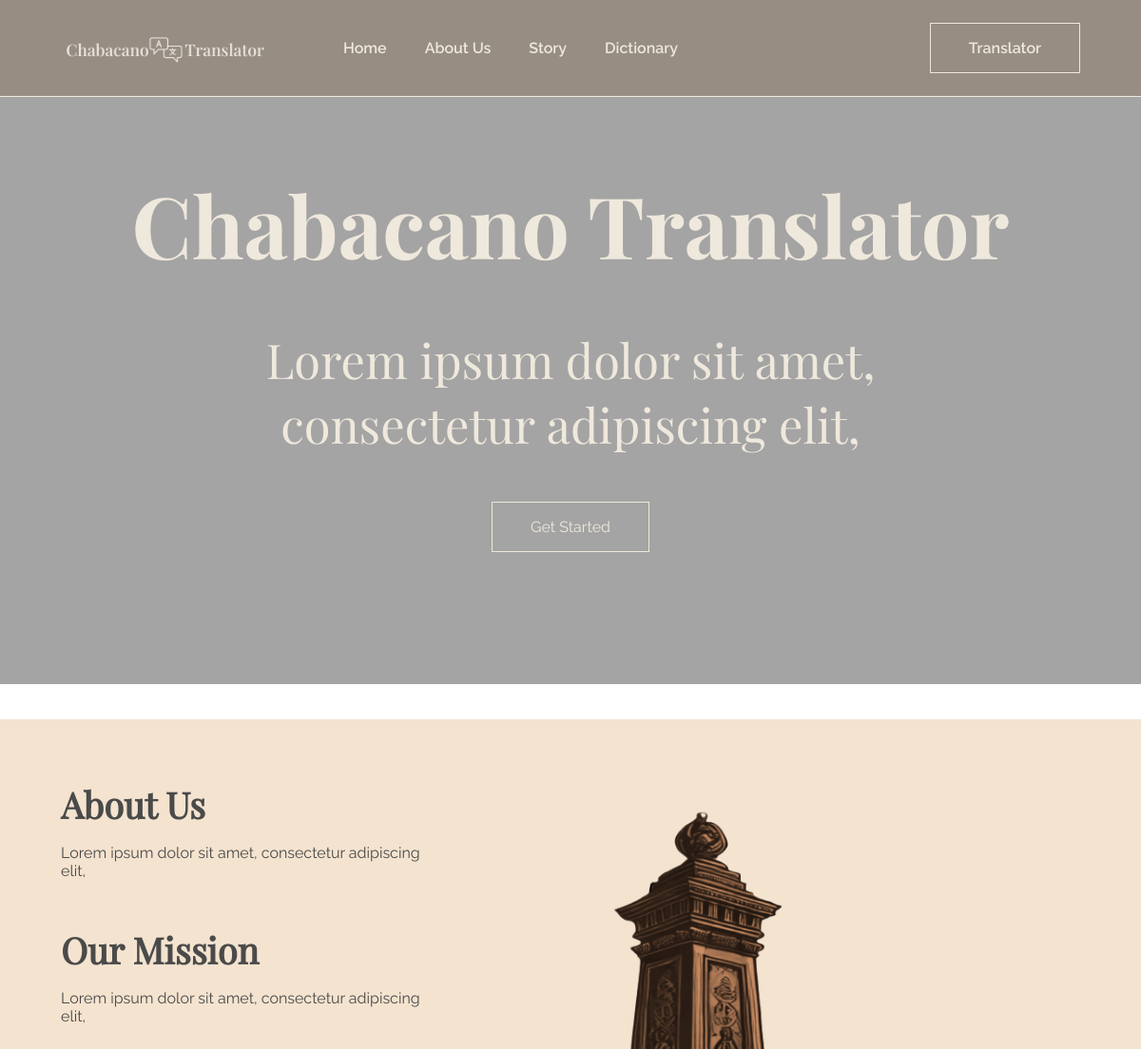
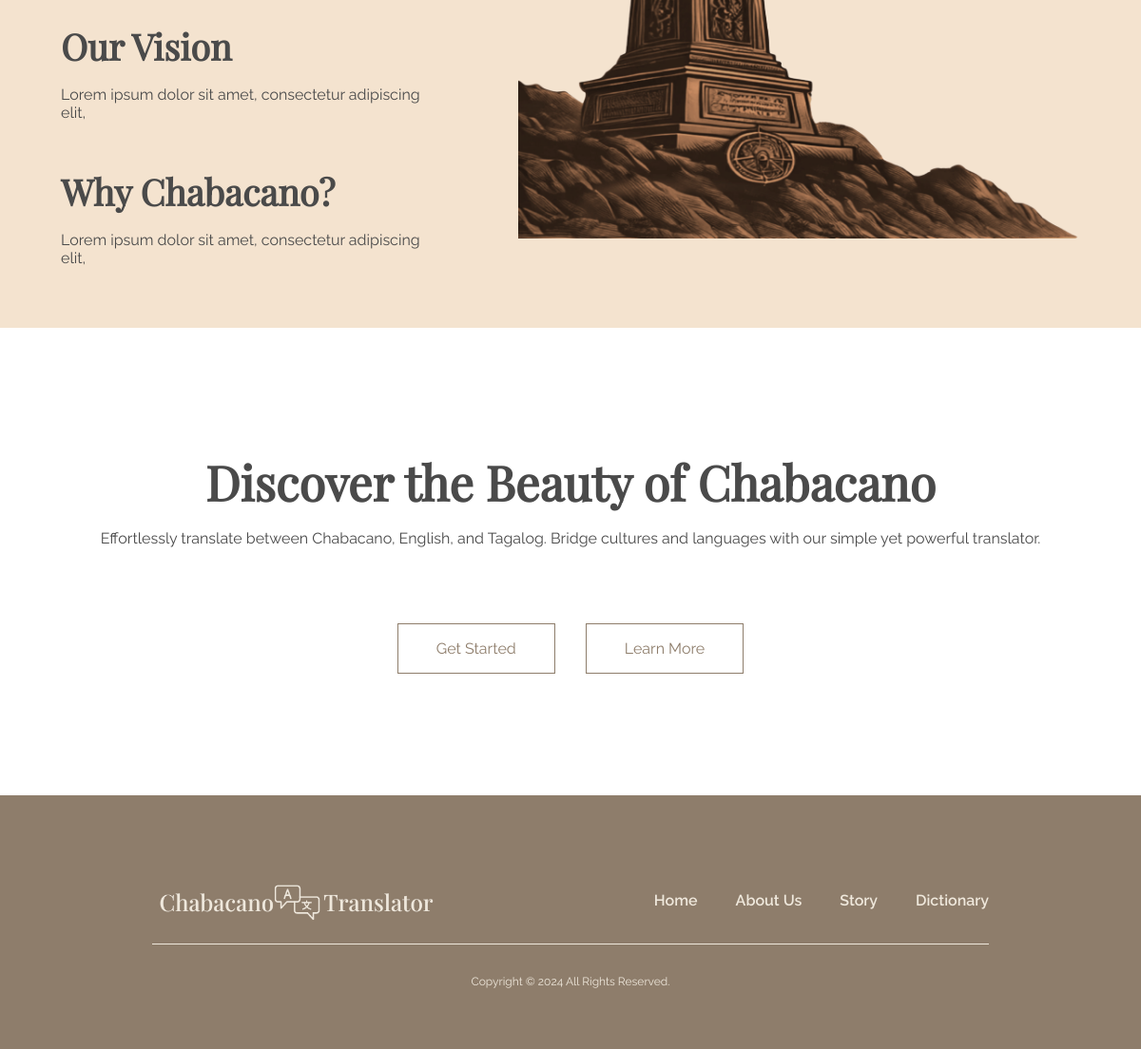
The page / on the database its author committed (2 pictures, top to bottom).
### tables this page shows
CREATE TABLE `home_page_content_tb` (
  `id` int(11) NOT NULL,
  `hero_title` varchar(255) DEFAULT NULL,
  `hero_content` text DEFAULT NULL,
  `about_us_title` varchar(255) DEFAULT NULL,
  `about_us_content` text DEFAULT NULL,
  `our_mission_title` varchar(255) DEFAULT NULL,
  `our_mission_content` text DEFAULT NULL,
  `our_vision_title` varchar(255) DEFAULT NULL,
  `our_vision_content` text DEFAULT NULL,
  `why_chabacano_title` varchar(255) DEFAULT NULL,
  `why_chabacano_content` text DEFAULT NULL,
  `created_at` timestamp NOT NULL DEFAULT current_timestamp(),
  `updated_at` timestamp NOT NULL DEFAULT current_timestamp() ON UPDATE current_timestamp()
);

### index.php (the view, shortened to what this page needs)
<?php
include __DIR__ . "/config/DBConnector.php";
$stmt = $conn->prepare("SELECT * FROM home_page_content_tb WHERE id = :id");
$stmt->execute([':id' => 1]);
$homePageContent = $stmt->fetch(PDO::FETCH_ASSOC);
?>
<!DOCTYPE html>
<html lang="en">
<head>
    <link rel="stylesheet" href="./styles/index.css">
</head>
<body>
    <header class="header">
        <nav class="header__navbar">
            <div class="header__navbar__logo">
                <a href="./index.php" class="header__navbar__logo__link">
                    <img src="./public/chabacano_logo.png" alt="Chabcano Translator Logo" width="300" loading="lazy">
                </a>
            </div>
            <ul class="header__navbar__links">
                <div class="header__navbar__links__container">
                    <li class="navbar__links__item">
                        <a href="#home" class="text-light fs-body-text-semibold">Home</a>
                    </li>
                    <li class="navbar__links__item">
                        <a href="#about-us" class="text-light fs-body-text-semibold">About Us</a>
                    </li>
                    <li class="navbar__links__item">
                        <a href="./view/story.php" class="text-light fs-body-text-semibold">Story</a>
                    </li>
                    <li class="navbar__links__item">
                        <a href="./view/chabacanoDictionary.php" class="text-light fs-body-text-semibold">Dictionary</a>
                    </li>
                </div>
                <div class="header__navbar__links__cta">
                    <div class="header__navbar__cta" role="button">
                        <a href="./view/translator.php" class="button button--light fs-body-text-semibold">Translator</a>
                    </div>
                </div>
            </ul>
        </nav>
    </header>
    <main>
        <section class="hero" id="home" aria-labelledby="hero-heading">
            <div class="hero__content">
                <div class="hero__content__main">
                    <div class="hero__content__heading">
                        <h1 id="hero-heading" class="fs-heading-1-bold text-light">
                            <?php echo $homePageContent['hero_title']; ?>
                        </h1>
                    </div>
                    <div class="hero__content__tagline">
                        <p class="fs-heading-3 text-light">
                            <?php echo $homePageContent['hero_content']; ?>
                        </p>
                    </div>
                    <div class="hero__content__cta">
                        <a href="./view/admin/index.php" class="button button--light" role="button" aria-label="Get started with the translator">Get Started</a>
                    </div>
                </div>
            </div>
        </section>
        <section class="about-us bg-accent-2" id="about-us" role="region" aria-labelledby="about-us-heading">
            <div class="about-us__content">
                <div class="about-us__content__col-1">
                    <div class="about-us__content__col-1__content">
                        <h2 id="about-us-heading" class="fs-heading-4 text-dark">
                            <?php echo $homePageContent['about_us_title']; ?>
                        </h2>
                        <p class="fs-body-text text-dark">
                            <?php echo $homePageContent['about_us_content']; ?>
                        </p>
                    </div>
                    <div class="about-us__content__col-1__content">
                        <h3 class="fs-heading-4 text-dark">
                            <?php echo $homePageContent['our_mission_title']; ?>
                        </h3>
                        <p class="fs-body-text text-dark">
                            <?php echo $homePageContent['our_mission_content']; ?>
                        </p>
                    </div>
                    <div class="about-us__content__col-1__content">
                        <h3 class="fs-heading-4 text-dark">
                            <?php echo $homePageContent['our_vision_title']; ?>
                        </h3>
                        <p class="fs-body-text text-dark">
                            <?php echo $homePageContent['our_vision_content']; ?>
                        </p>
                    </div>
                    <div class="about-us__content__col-1__content">
                        <h3 class="fs-heading-4 text-dark">
                            <?php echo $homePageContent['why_chabacano_title']; ?>
                        </h3>
                        <p class="fs-body-text text-dark">
                            <?php echo $homePageContent['why_chabacano_content']; ?>
                        </p>
                    </div>
                </div>
                <div class="about-us__content__col-2">
                    <div class="about-us__content__col-2__image">
                        <img src="./assets/images/monument_about_us_pic.png" alt="A historical monument representing our story" loading="lazy">
                    </div>
                </div>
            </div>
        </section>
        <section class="cta">
            <div class="cta__heading">
                <h3 class="fs-heading-3 text-dark text-center">
                    Discover the Beauty of Chabacano
                </h3>
                <p class="fs-body-text text-dark text-center">
                    Effortlessly translate between Chabacano, English, and Tagalog. Bridge cultures and languages with our simple yet powerful translator.
                </p>
            </div>
            <div class="cta__cta" role="button">
                <a href="view/translator.php" class="button button--primary">Get Started</a>
                <a href="view/chabacanoDictionary.php" class="button button--primary">Learn More</a>
            </div>
        </section>
    </main>
    <footer class="footer bg-primary">
        <nav class="navbar">
            <div class="navbar__logo">
                <a href="#home">
                    <img src="./public/chabacano_logo.png" alt="Chabcano Translator Logo" width="300">
                </a>
            </div>
            <ul class="navbar__links">
                <li class="navbar__links__item">
                    <a href="#home" class="text-light fs-body-text-semibold">Home</a>
                </li>
                <li class="navbar__links__item">
                    <a href="#about-us" class="text-light fs-body-text-semibold">About Us</a>
                </li>
                <li class="navbar__links__item">
                    <a href="./view/story.php" class="text-light fs-body-text-semibold">Story</a>
                </li>
                <li class="navbar__links__item">
                    <a href="./view/chabacanoDictionary.php" class="text-light fs-body-text-semibold">Dictionary</a>
                </li>
            </ul>
        </nav>
        <div class="footer__copyright text-center">
            <p class="fs-small-text text-light">
                Copyright © 2024 All Rights Reserved.
            </p>
        </div>
    </footer>
</body>
</html>

### styles/globals.css (style rules this page uses)
body { position: relative; scroll-behavior: smooth; font-family: "Raleway Regular", serif; height: 90vh; background-image: url("../assets/images/chabacano_translator_hero_bg.png"); background-size: cover; background-position: center; background-repeat: no-repeat; }
body::after { content: ""; position: absolute; top: 0; left: 0; right: 0; bottom: 0; background-color: rgba(74, 74, 74, 0.5); z-index: 1; }
*, *::before, *::after { margin: 0; padding: 0; box-sizing: border-box; color: var(--dark-color); }
a { color: inherit; text-decoration: none; }
ul li { list-style: none; }
img { display: block; max-width: 100%; }
.fs-heading-1-bold { font-size: var(--fs-heading-1); font-family: "Play Fair Display Bold", sans-serif; }
.fs-heading-3 { font-size: var(--fs-heading-3); font-family: "Play Fair Display Regular", sans-serif; }
.fs-heading-4 { font-size: var(--fs-heading-4); font-family: "Play Fair Display Regular", sans-serif; }
.fs-body-text { font-size: var(--fs-body-text); font-family: "Raleway Regular", serif; }
.fs-body-text-semibold { font-size: var(--fs-body-text); font-family: "Raleway Semibold", serif; }
.fs-small-text { font-size: var(--fs-small-text); font-family: "Raleway Regular", serif; }
.text-light { color: var(--light-color) !important; }
.text-dark { color: var(--dark-color) !important; }
.bg-primary { background-color: var(--primary-color) !important; }
.bg-accent-2 { background-color: var(--accent-2-color) !important; }
.text-center { text-align: center; }
.button { display: inline-block; padding: 1em 2.5em; background: none; cursor: pointer; border: 1px solid var(--light-color); transition: all 0.2s ease; }
.button--primary { border-color: var(--primary-color); color: var(--primary-color); }
.button--light { border: 1px solid var(--light-color); color: var(--light-color); }

### styles/components/NavigationBar.css (style rules this page uses)
.header { position: relative; width: 100%; z-index: 5; }
.header .header__navbar { position: fixed; top: 0; left: 0; right: 0; display: flex; align-items: center; gap: 5em; padding: 1.5em 4em; border-bottom: 1px solid var(--light-color); z-index: 100; background-color: #8e7d6b94; }
.header .header__navbar .header__navbar__links { display: flex; gap: 2.5em; width: 100%; justify-content: space-between; align-items: center; }
.header .header__navbar .header__navbar__links .header__navbar__links__container { display: flex; gap: 2.5em; }
.header .header__navbar .header__navbar__links .navbar__links__item a { padding-block: 1em; border-bottom: 2px solid transparent; transition: all 0.2s ease; }

### styles/sections/HeroSection.css (style rules this page uses)
.hero { z-index: 2; }
.hero .hero__content { position: relative; z-index: 2; }
.hero .hero__content .hero__content__main { display: flex; flex-direction: column; justify-content: center; align-items: center; gap: 3em; padding-block: 11em; }
.hero .hero__content .hero__content__main .hero__content__tagline p { width: 800px; text-align: center; }

### styles/sections/AboutUsSection.css (style rules this page uses)
.about-us .about-us__content { display: flex; justify-content: space-between; align-items: center; gap: 5em; padding: 4em 4em; }
.about-us .about-us__content .about-us__content__col-1 { display: flex; flex-direction: column; gap: 3em; }
.about-us .about-us__content .about-us__content__col-1 p { margin-top: 1em; }
.about-us .about-us__content .about-us__content__col-2__image { display: flex; justify-content: center; align-items: center; }
.about-us .about-us__content .about-us__content__col-2__image img { width: 600px; }

### styles/sections/CTASection.css (style rules this page uses)
.cta { display: flex; flex-direction: column; justify-content: center; align-items: center; gap: 5em; padding: 8em 0em; }
.cta .cta__heading { display: flex; flex-direction: column; gap: 1em; }
.cta .cta__cta { display: flex; gap: 2em; }

### styles/sections/FooterSection.css (style rules this page uses)
.footer { padding: 4em 10em; }
.footer .navbar { display: flex; justify-content: space-between; align-items: center; padding: 1em 0em; border-bottom: 1px solid var(--light-color); z-index: 100; }
.footer .navbar .navbar__links { display: flex; gap: 2.5em; }
.footer .navbar .navbar__links .navbar__links__item a { padding-block: 1em; border-bottom: 2px solid transparent; transition: all 0.2s ease; }
.footer .footer__copyright { margin-top: 2em; }

### rows shown on the page
home_page_content_tb: hero_title "Chabacano Translator", hero_content "Lorem ipsum dolor sit amet, consectetur adipiscing elit,", about_us_title "About Us", about_us_content "Lorem ipsum dolor sit amet, consectetur adipiscing elit,", our_mission_title "Our Mission", our_mission_content "Lorem ipsum dolor sit amet, consectetur adipiscing elit,", our_vision_title "Our Vision", our_vision_content "Lorem ipsum dolor sit amet, consectetur adipiscing elit,", why_chabacano_title "Why Chabacano?", why_chabacano_content "Lorem ipsum dolor sit amet, consectetur adipiscing elit,"
